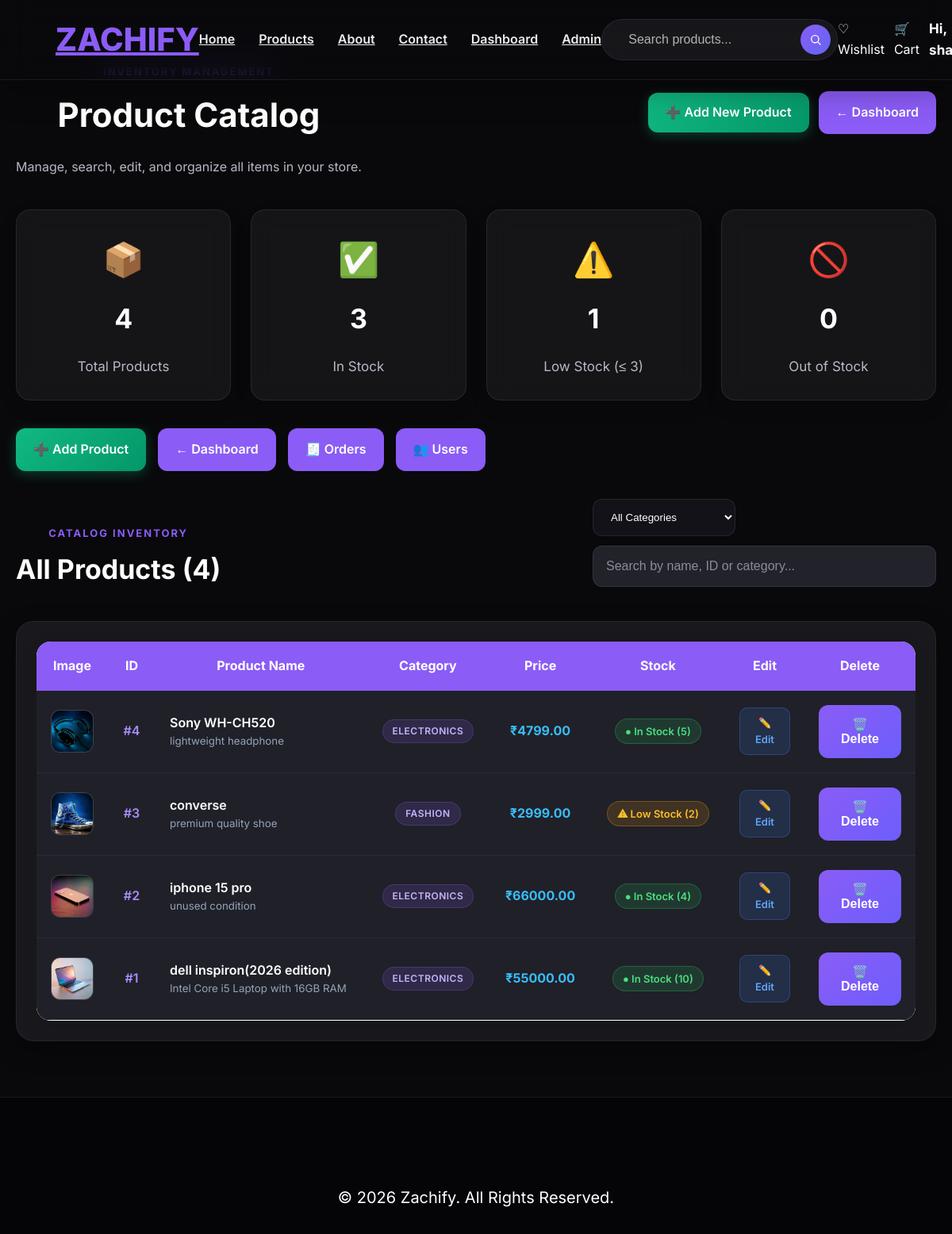
Before: /admin/products (signed in) with the older database file.
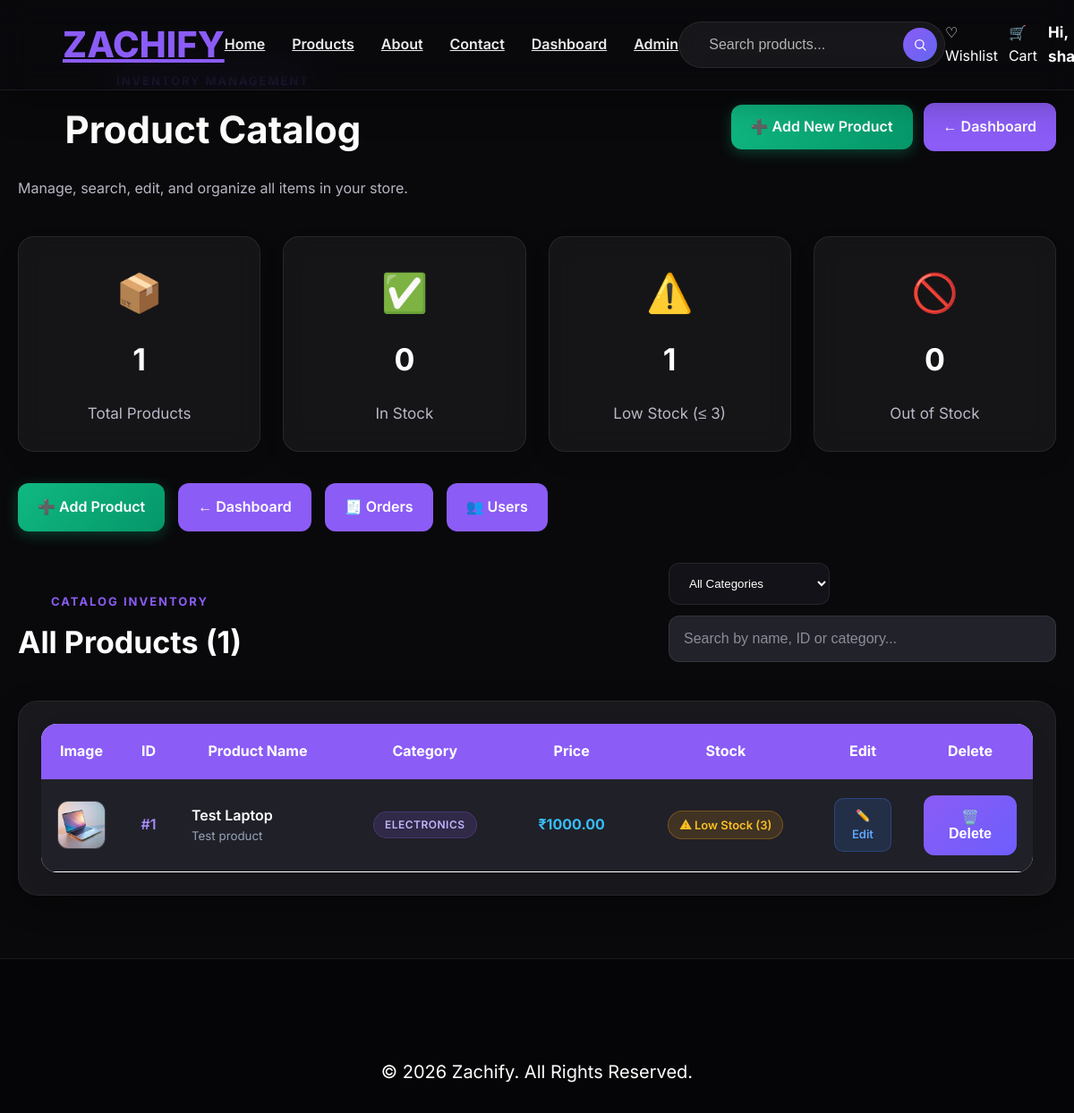
After: the same page with the newer database file.
### app.py (models this page shows, shortened)
class Product(db.Model):
    id = db.Column(db.Integer, primary_key=True)
    name = db.Column(db.String(200), nullable=False)
    price = db.Column(db.Float, nullable=False)
    image = db.Column(db.String(200), nullable=False)
    category = db.Column(db.String(100), nullable=False)
    description = db.Column(db.Text, nullable=False)
    stock = db.Column(db.Integer, default=0)
    wishlists = db.relationship("Wishlist", backref="product", lazy=True, cascade="all, delete-orphan")

### app.py (the view, shortened to what this page needs)
@app.route("/admin/products")
@admin_required
def admin_products():
    search_query = request.args.get("q", "").strip()
    selected_category = request.args.get("category", "").strip()
    query = Product.query
    if selected_category:
        query = query.filter(Product.category.ilike(selected_category))
    products = query.order_by(Product.id.desc()).all()
    all_products = Product.query.all()
    total_products = len(all_products)
    in_stock_count = sum(1 for p in all_products if p.stock > 3)
    low_stock_count = sum(1 for p in all_products if 0 < p.stock <= 3)
    out_of_stock_count = sum(1 for p in all_products if p.stock <= 0)
    categories = sorted({p.category for p in all_products if p.category})
    return render_template(
        "admin_products.html",
        products=products,
        total_products=total_products,
        in_stock_count=in_stock_count,
        low_stock_count=low_stock_count,
        out_of_stock_count=out_of_stock_count,
        categories=categories,
        search_query=search_query,
        selected_category=selected_category,
    )

### app.py (called while the page is built)
def get_current_user():
    user = None
    user_id = session.get("user_id")
    if user_id:
        user = User.query.get(user_id)
    else:
        username = session.get("username")
        if username:
            user = User.query.filter_by(username=username).first()
    if user and user.email and user.email.lower() in {e.lower() for e in DEFAULT_ADMIN_EMAILS} and not user.is_admin:
        user.is_admin = True
        try:
            db.session.commit()
        except Exception:
            pass
    return user

def admin_required(f):
    @wraps(f)
    def decorated_function(*args, **kwargs):
        current_user = get_current_user()
        if not current_user:
            flash("Please login to access the admin area.", "danger")
            return redirect(url_for("login"))
        if not bool(current_user.is_admin):
            abort(403)
        return f(*args, **kwargs)
    return decorated_function

### templates/admin_products.html (shortened to what the changed rows need)
{% extends "base.html" %}
{% block content %}
<div class="admin-container">
    <div class="admin-header">
        <div>
            <h1>Product Catalog</h1>
        </div>
    </div>
    <div class="dashboard-cards">
        <div class="dashboard-card">
            <div class="card-icon">📦</div>
            <h2>{{ total_products }}</h2>
            <p>Total Products</p>
        </div>
        <div class="dashboard-card">
            <div class="card-icon">✅</div>
            <h2>{{ in_stock_count }}</h2>
            <p>In Stock</p>
        </div>
        <div class="dashboard-card">
            <h2>{{ low_stock_count }}</h2>
        </div>
        <div class="dashboard-card">
            <h2>{{ out_of_stock_count }}</h2>
        </div>
    </div>
    <div class="section-header" style="margin-top: 20px;">
        <div>
            <p class="section-kicker">CATALOG INVENTORY</p>
            <h2>All Products ({{ products|length }})</h2>
        </div>
    </div>
    <div class="table-card">
        <table class="product-table" id="productsTable">
            <thead>
                <tr>
                    <th style="width: 70px;">Image</th>
                    <th style="width: 60px;">ID</th>
                    <th>Product Name</th>
                    <th>Category</th>
                    <th>Price</th>
                    <th>Stock</th>
                    <th style="width: 100px;">Edit</th>
                    <th style="width: 100px;">Delete</th>
                </tr>
            </thead>
            <tbody>
                {% for product in products %}
                <tr class="product-row" data-name="{{ product.name|lower }}" data-category="{{ product.category|lower }}" data-id="{{ product.id }}">
                    <td>
                        <div class="admin-product-thumb">
                            {% if product.image.startswith('http://') or product.image.startswith('https://') %}
                                <img src="{{ product.image }}" alt="{{ product.name }}" class="admin-thumb-img" onerror="this.style.display='none'; this.nextElementSibling.style.display='block';">
                                <span class="admin-thumb-placeholder" style="display:none;">🛍️</span>
                            {% else %}
                                <img src="{{ url_for('static', filename='images/' + product.image) }}" alt="{{ product.name }}" class="admin-thumb-img" onerror="this.style.display='none'; this.nextElementSibling.style.display='block';">
                            {% endif %}
                        </div>
                    </td>
                    <td style="color: #a78bfa; font-weight: 600;">#{{ product.id }}</td>
                    <td style="text-align: left; font-weight: 600; color: #ffffff;">
                        <div>{{ product.name }}</div>
                        <small style="color: #94a3b8; font-weight: 400; display: block; max-width: 320px; white-space: nowrap; overflow: hidden; text-overflow: ellipsis;">
                            {{ product.description }}
                        </small>
                    </td>
                    <td>
                        <span class="category-pill">
                            {{ product.category }}
                        </span>
                    </td>
                    <td style="color: #38bdf8; font-weight: 700;">
                        ₹{{ "%.2f"|format(product.price) }}
                    </td>
                    <td>
                        {% if product.stock > 3 %}
                            <span class="stock-badge in-stock">
                                ● In Stock ({{ product.stock }})
                            </span>
                        {% elif product.stock > 0 %}
                            <span class="stock-badge low-stock">
                                ⚠ Low Stock ({{ product.stock }})
                            </span>
                        {% else %}
                            <span class="stock-badge out-of-stock">
                                ✕ Out of Stock (0)
                            </span>
                        {% endif %}
                    </td>
                    <td>
                        <a href="{{ url_for('edit_product', id=product.id) }}" class="edit-btn">
                            ✏️ Edit
                        </a>
                    </td>
                    <td>
                        <button type="button" class="delete-btn" onclick="openDeleteModal({{ product.id }}, '{{ product.name|replace("'", "\\'") }}')">
                            🗑️ Delete
                        </button>
                    </td>
                </tr>
                {% endfor %}
            </tbody>
        </table>
    </div>
</div>
{% endblock %}

Changed rows visible on the page:
removed Product: image (picture), id "4", name "Sony WH-CH520", description "lightweight headphone", category "ELECTRONICS", price "4799.00", stock "5"
removed Product: image (picture), id "3", name "converse", description "premium quality shoe", category "FASHION", price "2999.00", stock "2"
removed Product: image (picture), id "2", name "iphone 15 pro", description "unused condition", category "ELECTRONICS", price "66000.00", stock "4"
changed Product "ELECTRONICS": name "dell inspiron(2026 edition)" → "Test Laptop"; description "Intel Core i5 Laptop with 16GB RAM" → "Test product"; price "55000.00" → "1000.00"; stock "10" → "3"; stock "● In Stock (" → "⚠ Low Stock ("
Other visible differences:
{{ total_products }}: "4" → "1"
{{ in_stock_count }}: "3" → "0"
{{ products|length }}: "4" → "1"
